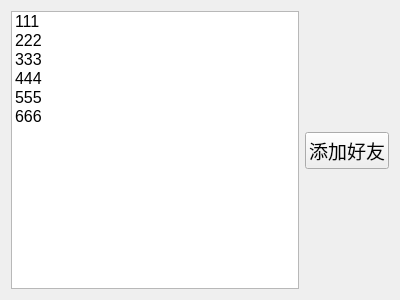
<?xml version="1.0" encoding="UTF-8"?>
<ui version="4.0">
 <class>Online</class>
 <widget class="QWidget" name="Online">
  <property name="geometry">
   <rect>
    <x>0</x>
    <y>0</y>
    <width>400</width>
    <height>300</height>
   </rect>
  </property>
  <property name="windowTitle">
   <string>Form</string>
  </property>
  <layout class="QGridLayout" name="gridLayout">
   <item row="0" column="0">
    <layout class="QHBoxLayout" name="horizontalLayout">
     <item>
      <widget class="QListWidget" name="online_lw">
       <property name="font">
        <font>
         <pointsize>12</pointsize>
        </font>
       </property>
       <item>
        <property name="text">
         <string>111</string>
        </property>
       </item>
       <item>
        <property name="text">
         <string>222</string>
        </property>
       </item>
       <item>
        <property name="text">
         <string>333</string>
        </property>
       </item>
       <item>
        <property name="text">
         <string>444</string>
        </property>
       </item>
       <item>
        <property name="text">
         <string>555</string>
        </property>
       </item>
       <item>
        <property name="text">
         <string>666</string>
        </property>
       </item>
      </widget>
     </item>
     <item>
      <layout class="QVBoxLayout" name="verticalLayout">
       <item>
        <spacer name="verticalSpacer">
         <property name="orientation">
          <enum>Qt::Vertical</enum>
         </property>
         <property name="sizeHint" stdset="0">
          <size>
           <width>20</width>
           <height>40</height>
          </size>
         </property>
        </spacer>
       </item>
       <item>
        <widget class="QPushButton" name="addFriend_pb">
         <property name="font">
          <font>
           <pointsize>14</pointsize>
          </font>
         </property>
         <property name="text">
          <string>添加好友</string>
         </property>
        </widget>
       </item>
       <item>
        <spacer name="verticalSpacer_2">
         <property name="orientation">
          <enum>Qt::Vertical</enum>
         </property>
         <property name="sizeHint" stdset="0">
          <size>
           <width>20</width>
           <height>40</height>
          </size>
         </property>
        </spacer>
       </item>
      </layout>
     </item>
    </layout>
   </item>
  </layout>
 </widget>
 <resources/>
 <connections/>
</ui>
